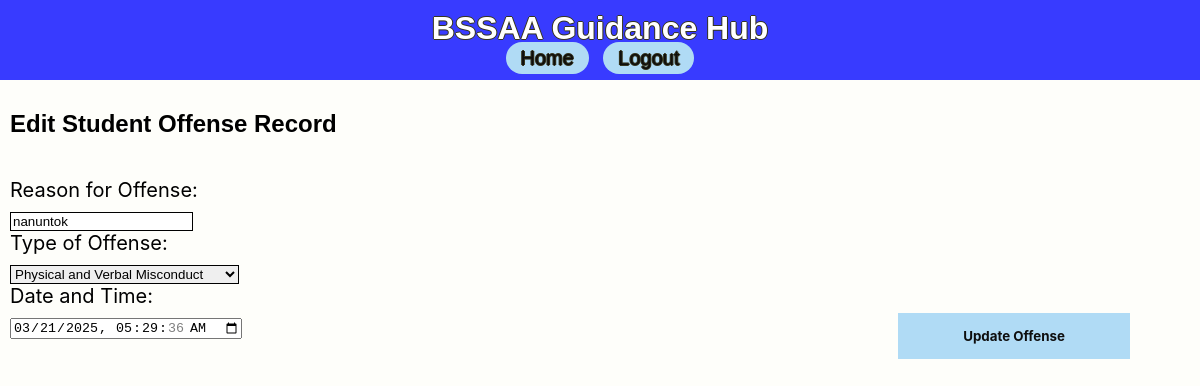
The page /edit_offense/2 on the database its author committed.
### app/models.py (models this page shows)
class OffenseRecord(db.Model):
    id = db.Column(db.Integer, primary_key=True)
    student_id = db.Column(db.Integer, db.ForeignKey('student_record.id'), nullable=False)
    offense_type = db.Column(db.String(100), nullable=True)  # Added this line
    reason = db.Column(db.String(200), nullable=True)
    additional_info = db.Column(db.Text, nullable=True)
    date_time = db.Column(db.DateTime, default=datetime.utcnow)

### app/routes.py (the view, shortened to what this page needs)
@main.route('/edit_offense/<int:offense_id>', methods=['GET', 'POST'])
def edit_offense(offense_id):
    offense = OffenseRecord.query.get_or_404(offense_id)
    return render_template('edit_offense.html', offense=offense)

### app/templates/edit_offense.html (shortened to what this page needs)
{% extends 'base.html' %}
{% block content %}
<h2>Edit Student Offense Record</h2>
<form method="POST" action="{{ url_for('main.edit_offense', offense_id=offense.id) }}">
    <label for="reason">Reason for Offense:</label>
    <input type="text" id="reason" name="reason" value="{{ offense.reason }}" required>
    <label for="offense_type">Type of Offense:</label>
    <select id="offense_type" name="offense_type" required>
        <option value="Physical and Verbal Misconduct" {% if offense.offense_type == 'Physical and Verbal Misconduct' %}selected{% endif %}>Physical and Verbal Misconduct</option>
    </select>
    <label for="date_time">Date and Time:</label>
    <input type="datetime-local" id="date_time" name="date_time" value="{{ offense.date_time.strftime('%Y-%m-%dT%H:%M:%S') }}" required>
    <button type="submit">Update Offense</button>
</form>
{% endblock %}

### app/static/css/styles.css (style rules this page uses)
body { font-family: Arial, Helvetica, sans-serif; margin: 0; padding: 0; background-color: #f4f4f4; display: flex; flex-direction: column; min-height: 100vh; background-color: #FEFEFA; height: 100%; }
h2 { padding: 10px; }
label { display: block; margin-bottom: 5px; }
form { font-family: ROBOTO-VARIABLE-FONT, -apple-system, BlinkMacSystemFont, "Segoe UI", Roboto, "Helvetica Neue"; padding: 10px; font-size: 20px; }
button[type="submit"] { font-family: ROBOTO-VARIABLE-FONT, -apple-system, BlinkMacSystemFont, "Segoe UI", Roboto, "Helvetica Neue"; font-weight: bold; background-color: #b0dbf5; color: #0e0e0e; border: none; padding: 15px 65px; position: absolute; right: 70px; cursor: pointer; }
input[type="text"], input[type="date"], input[type="time"], select { border: 1px solid #000000; }

### rows shown on the page
OffenseRecord: reason "nanuntok", offense_type "Physical and Verbal Misconduct", date_time "03/21/2025 05:29:36"
